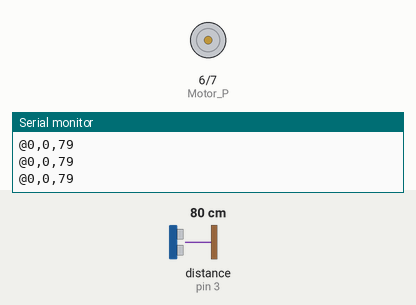
A sketch run on a simulated Arduino Uno, built with avr-gcc and run on an emulated ATmega328P. Shown: motor-driver pin pairs drawn as motors (green arrow = first pin HIGH = forward, orange = second pin HIGH = backward, longer = more drive, scaled by the enable pin), the last lines printed to the serial monitor. Wiring (inferred from the names in the program): ultrasonic range finder: trigger pin 4; echo pin 3. The inputs (shaded band) are chosen by the test bench; at power-on: distance to the obstacle (sensor on pin 3) 80 cm. The echo pulse lasts 58.3 µs per cm.

Above: at 1.2 s.
1.3 s: distance to the obstacle (sensor on pin 3) set to 13 cm
2.8 s: distance to the obstacle (sensor on pin 3) set to 10 cm
At 3.9 s:
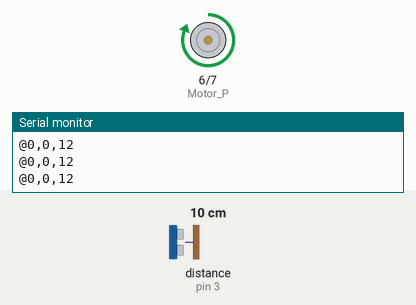
Timing chart, 0 to 9.4 s (numbered marks = the images above; inputs shaded):
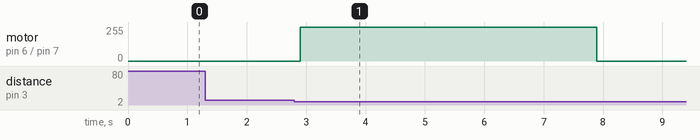

The sketch:

sonic_motor.ino
```cpp
#define Motor_N 7
#define Motor_P 6
#define Motor_EN 5
#define TRIG 4
#define ECHO 3

int Motion = 0;
int Speed = 0;
int cm = 0;

void setup() {
  Serial.begin(115200);
  pinMode(Motor_N, OUTPUT);
  pinMode(Motor_P, OUTPUT);
  pinMode(Motor_EN, OUTPUT);
  pinMode(ECHO, INPUT);
  pinMode(TRIG, OUTPUT);
  digitalWrite(Motor_N, LOW);
  digitalWrite(Motor_P, LOW);
  digitalWrite(Motor_EN, LOW);
}

void loop() {
  cm = Dist_cm();
  if(cm <= 10) {
    Motion = 1;
  }
  // else Motion = 0;
  // Auto(cm);

  switch(Motion) {
    case 0:
      Motor_STOP();
      Speed = 0;
      break;
    case 1:
      Motor_CW(255);
      delay(5000);
      Motor_STOP();
      delay(3000);
      Motion = 2;
      break;
    case 2:
      Motor_CCW(255);
      delay(5000);
      Motion = 0;
      break;
    default :
      Motor_STOP();
      Speed = 0;
      break;
    }
  Motor_Status();
  delay(100);

}

void Auto(int dist) {
  if (dist <= 10) {
    Motor_CW(255);
    // delay(5000);
    Motor_STOP();
    // delay(3000);
    Motor_CCW(255);
    // delay(5000);

    Motor_STOP();
    Speed = 0;
  }
  else {
    Speed = 0;
  }
}

void Motor_CW(int Speed) {
  digitalWrite(Motor_P, HIGH);
  digitalWrite(Motor_N, LOW);
  analogWrite(Motor_EN, Speed);
  // delay(5000);
}

void Motor_CCW(int Speed) {
  digitalWrite(Motor_P, LOW);
  digitalWrite(Motor_N, HIGH);
  analogWrite(Motor_EN, Speed);
  // delay(5000);
}

void Motor_STOP(){
  digitalWrite(Motor_P, LOW);
  digitalWrite(Motor_N, LOW);
  digitalWrite(Motor_EN, LOW);
  // delay(3000);
}

void serialEvent() {
  if(Serial.available()){
    String Rxd = Serial.readStringUntil("\n");
    String cmd = Rxd.substring(1, Rxd.length() -1);
    int comma = cmd.indexOf(",");
    int slash = cmd.lastIndexOf(",");
    Motion = cmd.substring(0, comma).toInt();
    Speed = cmd.substring(comma + 1, slash).toInt();
    cm = cmd.substring(slash + 1).toInt();

    Serial.println(Motion);
    Serial.println(Speed);
    Serial.println(cm);
  }
}

void Motor_Status() {
  Serial.print("@");
  Serial.print(Motion);
  Serial.print(",");
  Serial.print(Speed);
  Serial.print(",");
  Serial.println(cm);
}

unsigned int Dist_cm() {
  unsigned long timer = 0;
  unsigned int dist = 0;

  digitalWrite(TRIG, LOW);
  delayMicroseconds(2);
  digitalWrite(TRIG, HIGH);
  delayMicroseconds(10);
  digitalWrite(TRIG, LOW);
  timer = pulseIn(ECHO, HIGH, 24000);

  if(timer == 0) dist = 400;
  else dist = timer * 0.034 / 2;

  return dist;
}
```

Measured:
- the behaviour switches between 12 and 11 cm on distance to the obstacle (sensor on pin 3) (found by bisection; images 0 and 1)
- after the input at 2.8 s, motor on pin 6 (Motor_P) / pin 7 (Motor_N): stopped → forward 255/255 after 0.10 s, → stopped 5.0 s later
